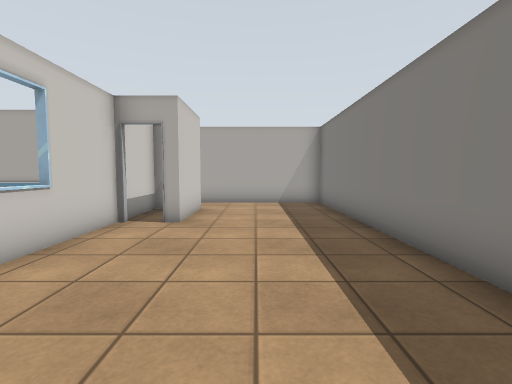
view 1 (above)

22 first-person views from a walk through a world built for the Gazebo simulator. The camera is 1.2 m above the floor, tilts 4° down and sees 85° across. Floor lines are 1 m apart. The floor is counted in squares, 1 m on a side. Each view is taken from the middle of a square. On the plan, view 1 faces up. The plan holds only what a view shows up to about 12 squares ahead; the rest is blank. The place goes on beyond the plan. Some surface patterns are stand-ins.

view 2
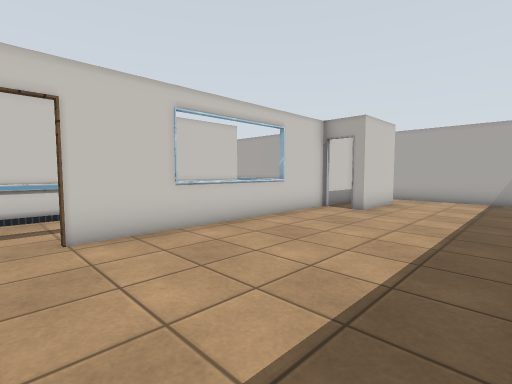

view 3
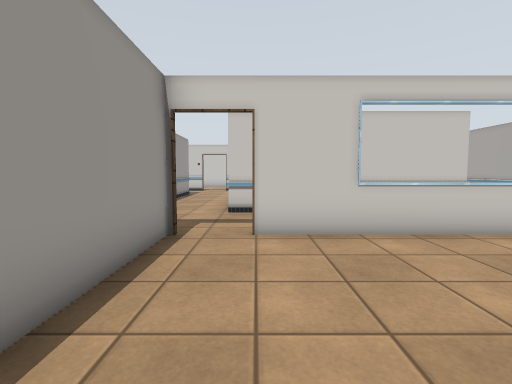

view 4
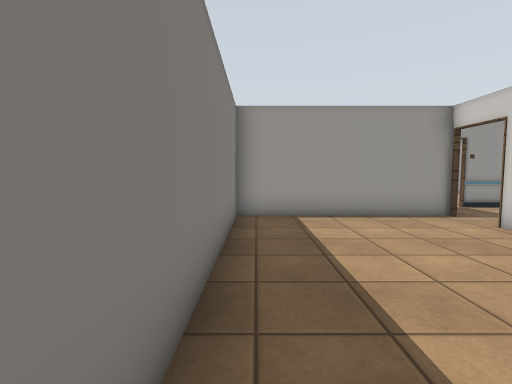

view 5
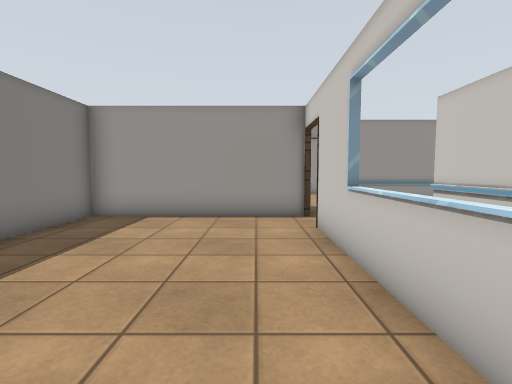

view 6
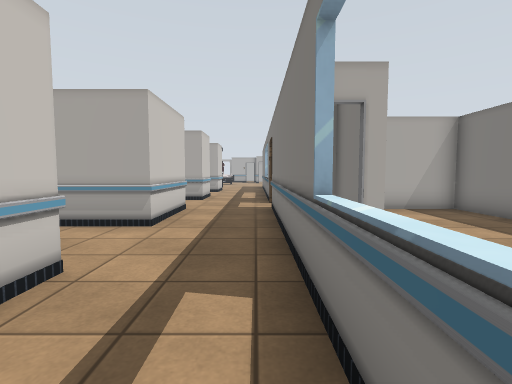

view 7
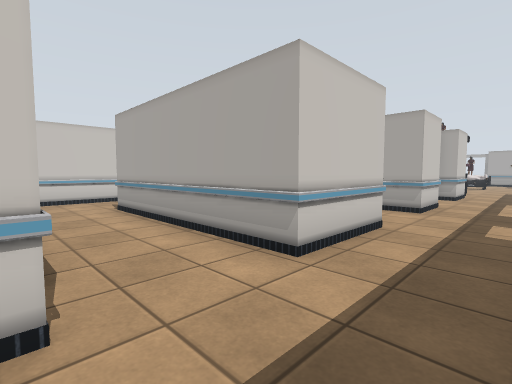

view 8
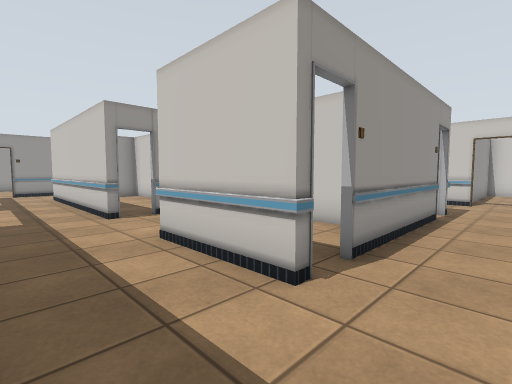

view 9
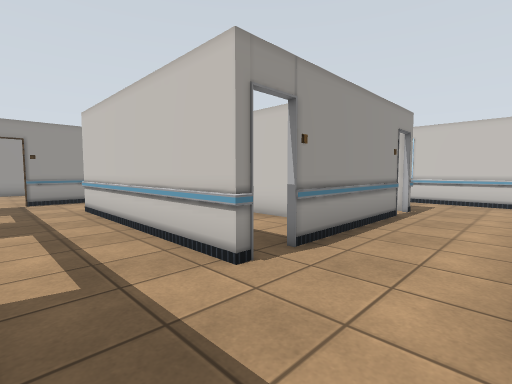

view 10
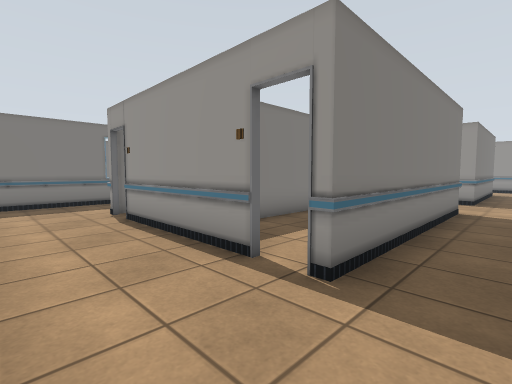

view 11
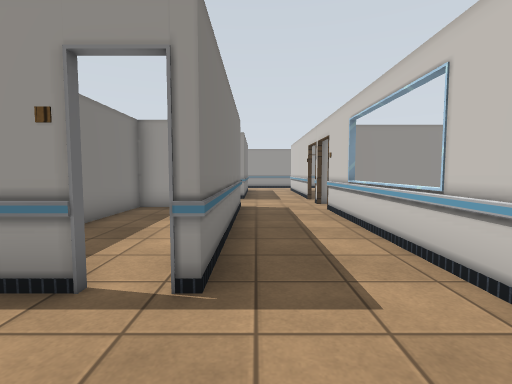

view 12
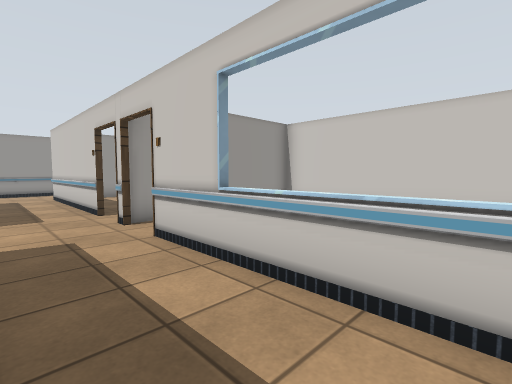

view 13
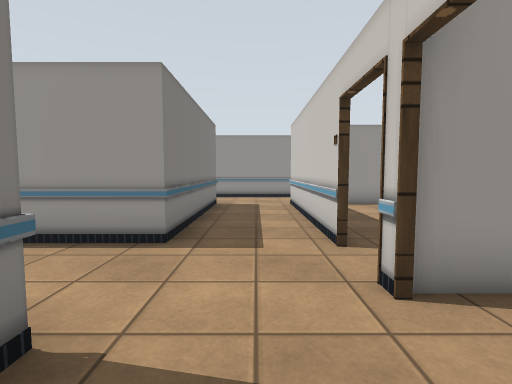

view 14
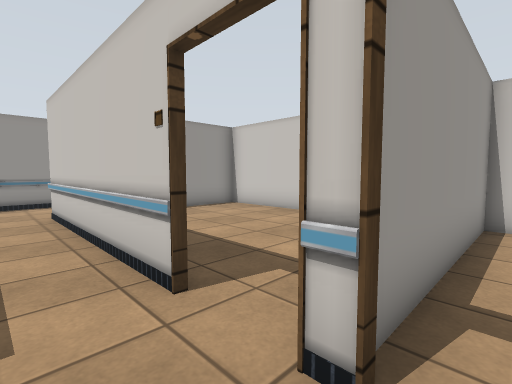

view 15
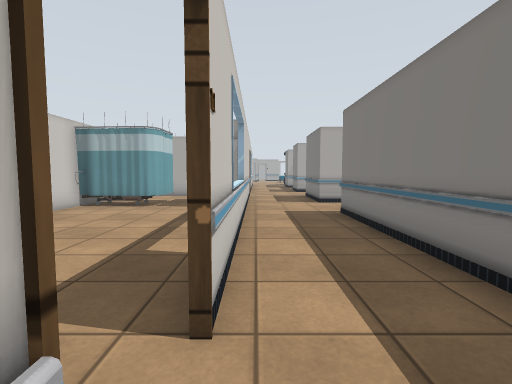

view 16
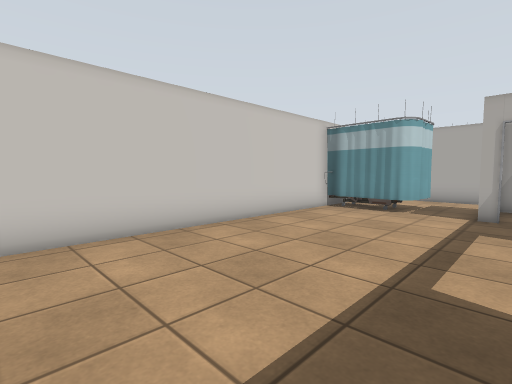

view 17
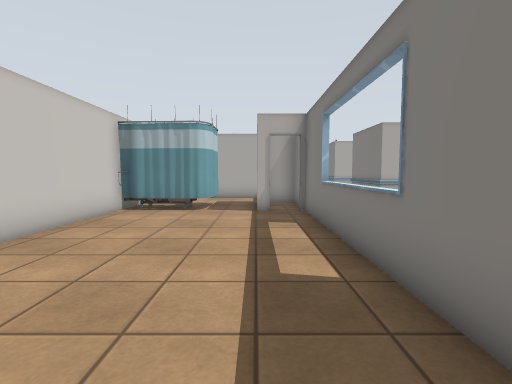

view 18
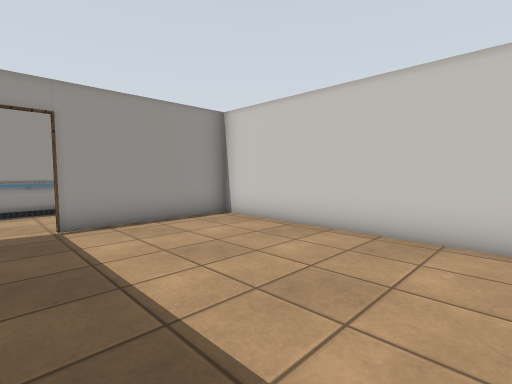

view 19
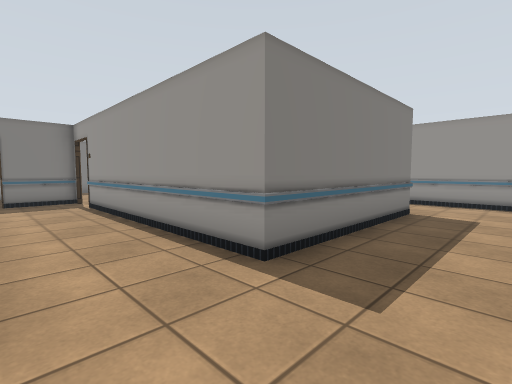

view 20
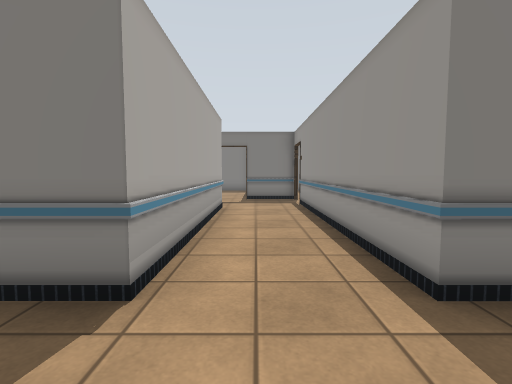

view 21
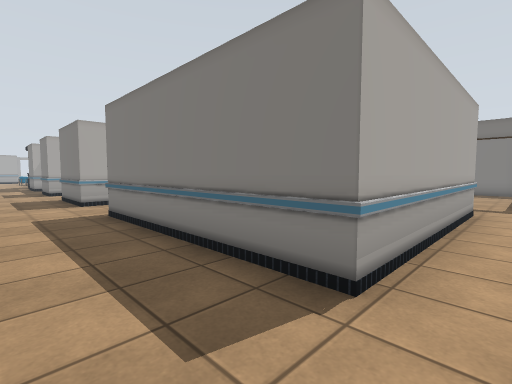

view 22
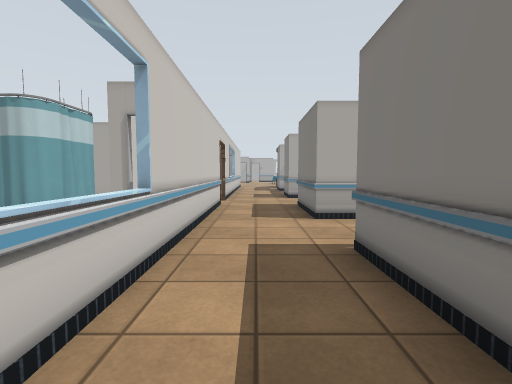

### Floor plan
Points are (right, up) in squares from view 1. A wall is a line through its corners. A room is listed if a view was taken in it or the views show most of it. See-through windows are left out.
Room 1 (views 1, 2, 3, 4, 5)
walls: (-3.3, 6.8) (-3.3, -1.1); (-1.8, 9.4) (-1.8, 6.7) (-2.2, 6.7); (-3.5, -2.7) (2.5, -2.7) (2.5, 11.2) (-2.2, 11.2)
ways out: opening at (-3, -2) to room 2
Room 2 (views 6, 7, 8, 9, 10, 11, 12, 13, 14, 15, 19, 20, 21, 22)
walls: (-12.3, 5.3) (-7.5, 5.3); (-6.8, 5.3) (-6.3, 5.3) (-6.3, -1.8) (-13.5, -1.8) (-13.5, 5.3) (-13.1, 5.3); (-12.3, 11.3) (-7.5, 11.3); (-6.8, 11.3) (-6.3, 11.3) (-6.3, 8.2) (-13.5, 8.2) (-13.5, 11.2); (-3.5, 2.5) (-3.5, 11.5); (-16.3, 11.5) (-16.3, -1.1); (-6.2, 14.2) (-7.5, 14.2); (-16.3, -2.7) (-16.3, -3); (-16.3, -4.4) (-16.3, -10.9); (-3.5, -4.8) (-3.5, -2.7); (-13.5, -10.9) (-13.5, -4.7) (-5.1, -4.7)
ways out: opening at (-3, -2) to room 1; opening at (-17, -2) to room 3; opening at (-16, -4) to room 4; gap at (-12, 5) to room 5; opening at (-16, 12); opening at (-14.5, -10.5); opening at (-7, 5); opening at (-7, 11); opening at (-4, -5); gap at (-12, 11); gap at (-5, -5)
Room 3 (views 16, 17)
walls: (-17.5, 6.7) (-18, 6.7); (-22.3, 6.5) (-22.3, -2.7) (-16.3, -2.7); (-16.5, 7.9) (-16.5, 9.2) (-17.7, 9.2); (-16.5, -0.5) (-16.5, 6.7); (-18.4, 11.2) (-20.9, 11.2)
ways out: opening at (-17, -2) to room 2
objects: curtain (-22, 7) to (-20, 7); other object (-22, 8) to (-20, 8); curtain (-20, 9)
Room 4 (view 18)
walls: (-22.3, -4.1) (-22.3, -10.7) (-18, -10.7)
ways out: opening at (-16, -4) to room 2; opening at (-17, -11); gap at (-18, -11)
Room 5 (no view inside)
walls: (-11, -1.7) (-10, -1.7) (-10, 2.9)
ways out: gap at (-12, 5) to room 2

Positions as (right, up) in squares from view 1, and headings:
1: (0, 0), facing up
2: (2, -2), facing up-left
3: (2, -1), facing left
4: (2, 5), facing down
5: (-2, 5), facing down
6: (-4, 2), facing up
7: (-4, 5), facing up-left
8: (-4, 13), facing down-left
9: (-4, 8), facing down-left
10: (-15, 8), facing down-right
11: (-14, 8), facing down
12: (-14, 4), facing down-left
13: (-15, 0), facing down
14: (-15, -2), facing down-left
15: (-16, -3), facing up
16: (-17, -2), facing up-left
17: (-18, -2), facing up
18: (-17, -4), facing down-left
19: (-16, -2), facing down-right
20: (-16, -3), facing right
21: (-16, -3), facing up-right
22: (-15, 1), facing up
